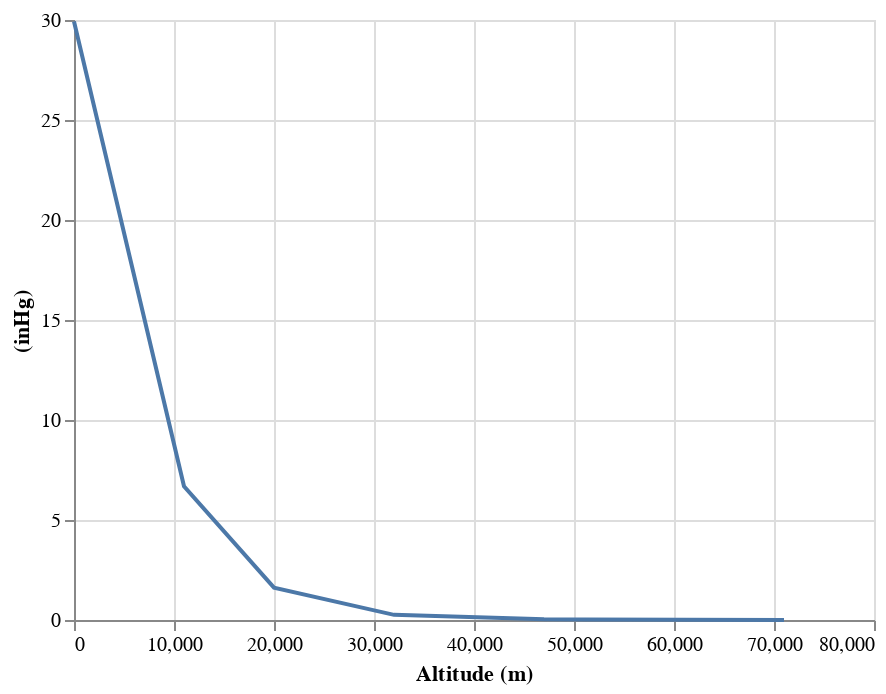

Source (notebook cell):
### Code cell
height = [0, 11000, 20000, 32000, 47000, 51000, 71000]
atmosData = pd.read_html("https://en.wikipedia.org/wiki/U.S._Standard_Atmosphere")
atmosDF = atmosData[0]
del atmosDF["Subscript b"]
finalDF = atmosDF["Static pressure"]
finalDF['Altitude (m)'] = height




alt.Chart(finalDF).mark_line().encode(x="Altitude (m)", y="(inHg)")

### Figure 1 — Vega-Lite specification as saved in the notebook (floating-point values rounded to 4 significant figures)
{"config": {"view": {"continuousWidth": 400, "continuousHeight": 300}}, "data": {"name": "data-b9452a39d54ec03be9308b761cb309a8"}, "mark": "line", "encoding": {"x": {"type": "quantitative", "field": "Altitude (m)"}, "y": {"type": "quantitative", "field": "(inHg)"}}, "$schema": "https://vega.github.io/schema/vega-lite/v4.8.1.json", "datasets": {"data-b9452a39d54ec03be9308b761cb309a8": [{"(pascals)": 101300.0, "(inHg)": 29.92, "Altitude (m)": 0}, {"(pascals)": 22630.0, "(inHg)": 6.683, "Altitude (m)": 11000}, {"(pascals)": 5475.0, "(inHg)": 1.617, "Altitude (m)": 20000}, {"(pascals)": 868.0, "(inHg)": 0.2563, "Altitude (m)": 32000}, {"(pascals)": 110.9, "(inHg)": 0.03275, "Altitude (m)": 47000}, {"(pascals)": 66.94, "(inHg)": 0.01977, "Altitude (m)": 51000}, {"(pascals)": 3.956, "(inHg)": 0.001168, "Altitude (m)": 71000}]}}
